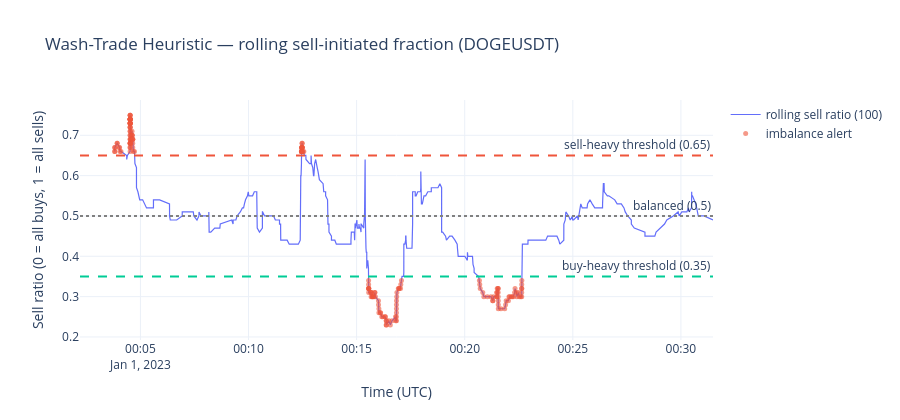

Source (notebook cell):
### Code cell
fig = go.Figure()
fig.add_trace(go.Scatter(
    x=side_df['time'], y=side_df['sell_ratio'],
    mode='lines', name='rolling sell ratio (100)',
    line=dict(width=1.2, color='#636EFA'),
))
fig.add_hline(y=0.65, line_dash='dash', line_color='#EF553B',
              annotation_text='sell-heavy threshold (0.65)')
fig.add_hline(y=0.35, line_dash='dash', line_color='#00CC96',
              annotation_text='buy-heavy threshold (0.35)')
fig.add_hline(y=0.5, line_dash='dot', line_color='gray',
              annotation_text='balanced (0.5)')
if len(wash_alerts) > 0:
    fig.add_trace(go.Scatter(
        x=wash_alerts['time'], y=wash_alerts['sell_ratio'],
        mode='markers', name='imbalance alert',
        marker=dict(size=5, color='#EF553B', symbol='circle', opacity=0.6),
    ))
fig.update_layout(
    title='Wash-Trade Heuristic — rolling sell-initiated fraction (DOGEUSDT)',
    xaxis_title='Time (UTC)',
    yaxis_title='Sell ratio (0 = all buys, 1 = all sells)',
    template='plotly_white', height=420,
)
fig.show()

### Figure 1 — Plotly figure (JSON) as saved in the notebook; plotly's stock layout.template omitted (floating-point values rounded to 4 significant figures; data arrays with more than 128 entries replaced by an {"elided": "..."} marker saying what was removed)
{"data": [{"line": {"color": "#636EFA", "width": 1.2}, "mode": "lines", "name": "rolling sell ratio (100)", "type": "scatter", "x": {"elided": "902 str values"}, "y": {"elided": "902 float values"}}, {"marker": {"color": "#EF553B", "opacity": 0.6, "size": 5, "symbol": "circle"}, "mode": "markers", "name": "imbalance alert", "type": "scatter", "x": {"elided": "173 str values"}, "y": {"elided": "173 float values"}}], "layout": {"annotations": [{"showarrow": false, "text": "sell-heavy threshold (0.65)", "x": 1, "xanchor": "right", "xref": "x domain", "y": 0.65, "yanchor": "bottom", "yref": "y"}, {"showarrow": false, "text": "buy-heavy threshold (0.35)", "x": 1, "xanchor": "right", "xref": "x domain", "y": 0.35, "yanchor": "bottom", "yref": "y"}, {"showarrow": false, "text": "balanced (0.5)", "x": 1, "xanchor": "right", "xref": "x domain", "y": 0.5, "yanchor": "bottom", "yref": "y"}], "height": 420, "shapes": [{"line": {"color": "#EF553B", "dash": "dash"}, "type": "line", "x0": 0, "x1": 1, "xref": "x domain", "y0": 0.65, "y1": 0.65, "yref": "y"}, {"line": {"color": "#00CC96", "dash": "dash"}, "type": "line", "x0": 0, "x1": 1, "xref": "x domain", "y0": 0.35, "y1": 0.35, "yref": "y"}, {"line": {"color": "gray", "dash": "dot"}, "type": "line", "x0": 0, "x1": 1, "xref": "x domain", "y0": 0.5, "y1": 0.5, "yref": "y"}], "title": {"text": "Wash-Trade Heuristic — rolling sell-initiated fraction (DOGEUSDT)"}, "xaxis": {"title": {"text": "Time (UTC)"}}, "yaxis": {"title": {"text": "Sell ratio (0 = all buys, 1 = all sells)"}}}}
